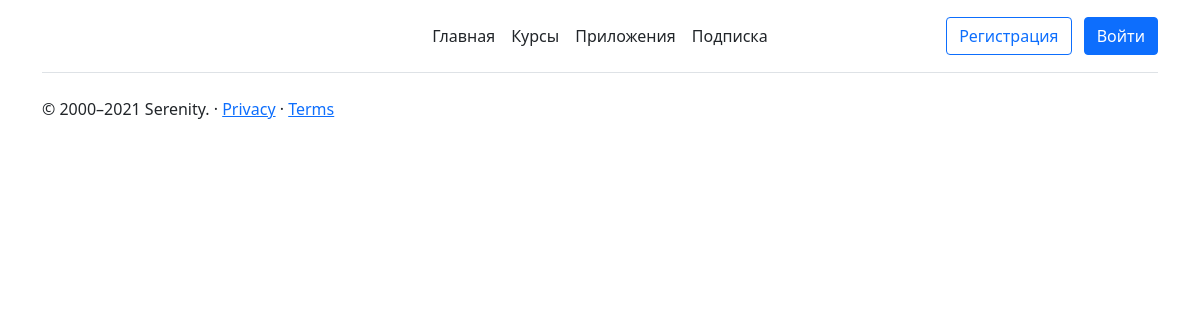
The app's page /personal, older data.
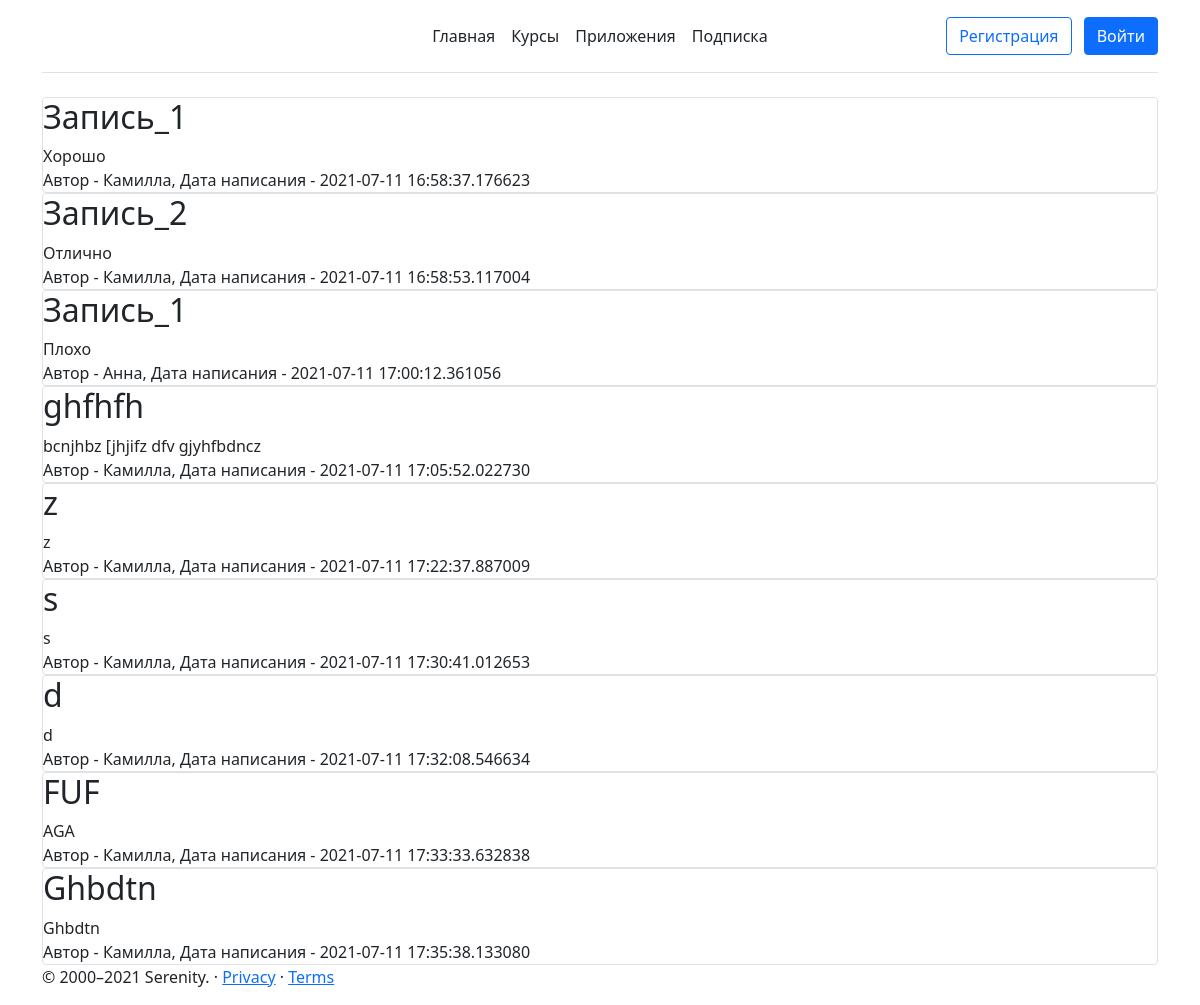
The same page, newer data.
### data/user.py (models this page shows, shortened)
class News(SqlAlchemyBase):
    __tablename__ = 'news'
    id = sqlalchemy.Column(sqlalchemy.Integer,primary_key=True, autoincrement=True)
    title = sqlalchemy.Column(sqlalchemy.String, nullable=True)
    content = sqlalchemy.Column(sqlalchemy.String, nullable=True)
    created_date = sqlalchemy.Column(sqlalchemy.DateTime,default=datetime.datetime.now)
    user_id = sqlalchemy.Column(sqlalchemy.Integer,sqlalchemy.ForeignKey("users.id"))
    user = orm.relation('User')

class User(SqlAlchemyBase,UserMixin):
    __tablename__ = 'users'
    id = sqlalchemy.Column(sqlalchemy.Integer,primary_key=True, autoincrement=True)
    name = sqlalchemy.Column(sqlalchemy.String, nullable=True)
    about = sqlalchemy.Column(sqlalchemy.String, nullable=True)
    email = sqlalchemy.Column(sqlalchemy.String,index=True, unique=True, nullable=True)
    hashed_password = sqlalchemy.Column(sqlalchemy.String, nullable=True)
    created_date = sqlalchemy.Column(sqlalchemy.DateTime,default=datetime.datetime.now)
    news = orm.relation("News", back_populates='user')

### app.py (the view)
@app.route('/personal')
def personal():
    session = db_session.create_session()
    news = session.query(News)
    return render_template("personal.html", news=news)

### data/db_session.py (called while the page is built)
def create_session() -> Session:
    global __factory
    return __factory()

### templates/personal.html (shortened to what this page needs)
{% extends 'base.html' %}
{% block body %}
    <div class="container">
        {% for item in news%}
        <div class="col-md6 border rounded">
            <h2>{{item.title}}</h2>
            <div>
                {{item.content}}
            </div>
            <div>
                Автор - {{item.user.name}}, Дата написания - {{item.created_date}}
            </div>
        </div>
        {% endfor %}
    </div>
{% endblock %}

Row changes from the older to the newer data that the page shows:
added News: title "Запись_1", content "Хорошо", user.name "Камилла", created_date "2021-07-11 16:58:37.176623"
added News: title "Запись_2", content "Отлично", user.name "Камилла", created_date "2021-07-11 16:58:53.117004"
added News: title "Запись_1", content "Плохо", user.name "Анна", created_date "2021-07-11 17:00:12.361056"
added News: title "ghfhfh", content "bcnjhbz [jhjifz dfv gjyhfbdncz", user.name "Камилла", created_date "2021-07-11 17:05:52.022730"
added News: title "z", content "z", user.name "Камилла", created_date "2021-07-11 17:22:37.887009"
added News: title "s", content "s", user.name "Камилла", created_date "2021-07-11 17:30:41.012653"
added News: title "d", content "d", user.name "Камилла", created_date "2021-07-11 17:32:08.546634"
added News: title "FUF", content "AGA", user.name "Камилла", created_date "2021-07-11 17:33:33.632838"
added News: title "Ghbdtn", content "Ghbdtn", user.name "Камилла", created_date "2021-07-11 17:35:38.133080"
